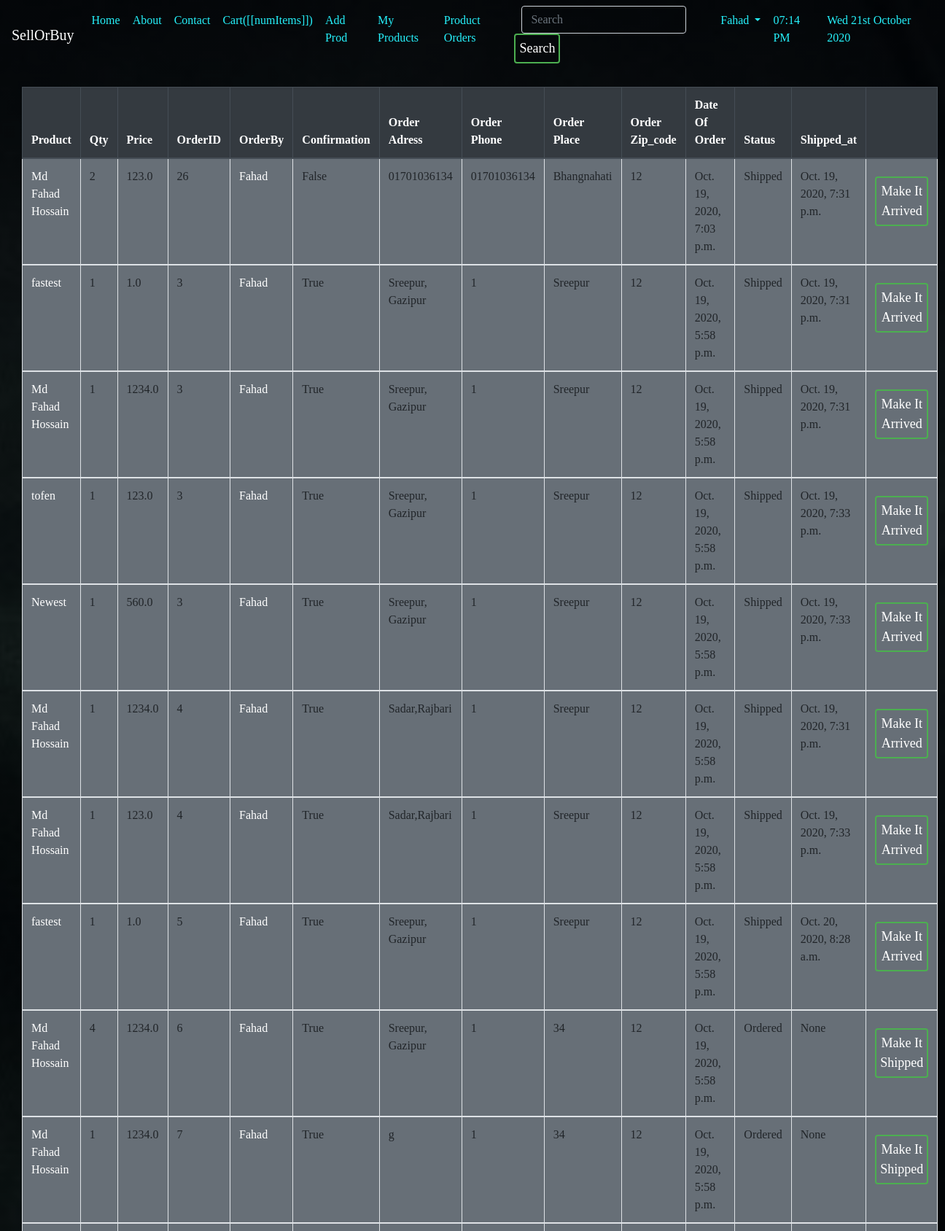
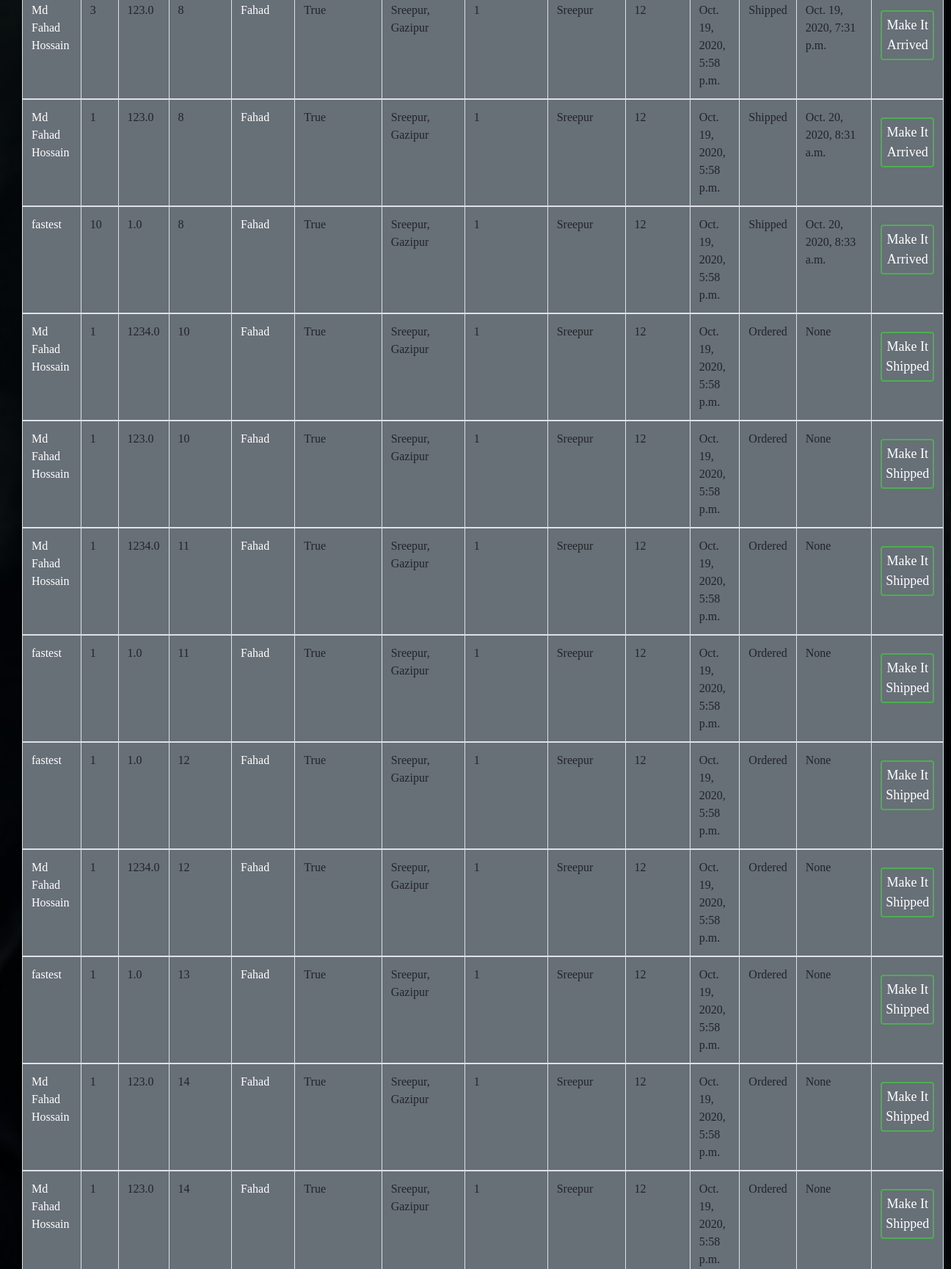
The page /ordered/ (signed in, upper part) on the database its author committed (2 pictures, top to bottom).
### product/models.py (models this page shows, shortened)
class OrderItem(models.Model):
    STATUS = (
        ('Ordered', 'Ordered'),
        ('Shipped', 'Shipped'),
        ('Arrived', 'Arrived'),
    )
    order=models.ForeignKey(Order, related_name='items', on_delete=models.CASCADE)
    owner=models.ForeignKey(User, related_name="ownerset", on_delete=models.DO_NOTHING,default=1)
    product=models.ForeignKey(Product, related_name='items_set', on_delete=models.DO_NOTHING)
    price=models.FloatField()
    quantity=models.IntegerField(default=1)
    shipped_date=models.DateTimeField(blank=True, null=True)
    date_of_order=models.DateTimeField(default=now)
    status=models.CharField(choices=STATUS, max_length=100, default='Ordered')

class Product(models.Model):
    user = models.ForeignKey(User, on_delete=models.CASCADE)
    parent=models.ForeignKey('self', related_name='variants', on_delete=models.CASCADE,blank=True,null =True)
    name= models.CharField(max_length=100)
    category= models.ForeignKey(Category, related_name="category_set", on_delete=models.CASCADE)
    subcategory=models.CharField(max_length=100)
    specifications=models.TextField()
    phone=models.CharField(max_length=17)
    district=models.ForeignKey(District,on_delete=models.CASCADE, related_name="district_set")
    subdistrict=models.CharField(max_length=100)
    price=models.FloatField()
    available_quantity= models.IntegerField()
    image = models.ImageField(default='default.jpg',upload_to='product/images')
    views = models.ManyToManyField(User, related_name='post_view')
    timeStamp = models.DateTimeField(default=now)

class Order(models.Model):
    STATUS = (
        ('Ordered', 'Ordered'),
        ('Shipped', 'Shipped'),
        ('Arrived', 'Arrived'),
    )
    user = models.ForeignKey(User, on_delete=models.CASCADE)
    address=models.CharField(max_length=100)
    zipcode=models.CharField(max_length=100)
    place=models.CharField(max_length=100)
    phone=models.CharField(max_length=17, default='1')
    created_at=models.DateTimeField(auto_now_add=True)
    paid=models.BooleanField(default=False)
    paid_amount=models.FloatField(blank=True, null=True)
    shipped_date=models.DateTimeField(blank=True, null=True)
    status=models.CharField(choices=STATUS, max_length=100, default='Ordered')

### product/views.py (the view)
# urls.py: path('ordered/',product_orders, name='ordered'),
def product_orders(request):
    items=OrderItem.objects.filter(owner=request.user).order_by('-date_of_order')
    context={
        'items':items
    }
    return render(request,'product/product_orders.html',context)

### product/cart.py (called while the page is built)
    def get_total_length(self):
        return sum(int(item['quantity']) for item in self.cart.values())

### product/context_processors.py (called while the page is built)
def cart(request):
    return {'cart':Cart(request)}

### templates/product/product_orders.html
{% extends 'basic.html' %} {% block body %}
<div class="container-fluid text-white">
  <div class="col-md-12">
    <table class="table table-striped table-hover bg-secondary table-bordered" style="background:none;">
      <thead class="thead-dark">
        <th>Product</th>
        <th>Qty</th>
        <th>Price</th>
        <th>OrderID</th>
        <th>OrderBy</th>
        <th>Confirmation</th>
        <th>Order Adress</th>
        <th>Order Phone</th>
        <th>Order Place</th>
        <th>Order Zip_code</th>
        <th>Date Of Order</th>
        <th>Status</th>
        <th>Shipped_at</th>
        <th></th>
      </thead>
      <tbody>
        {% for i in items %}
        <tr>
          <td>
           <a class="text-white" href="/prod/{{i.product.id}}/">{{i.product.name}}</a>
          </td>
          <td>
            {{i.quantity}}
          </td>
          <td>{{i.price}}</td>
          <td>{{i.order.id}}</td>
          <td> <a class="text-white" href="/session/otherprofile/{{i.order.user.username}}/"> {{i.order.user}}</a></td>
          <td>{{i.order.paid}}</td>
          <td>{{i.order.address}}</td>
          <td>{{i.order.phone}}</td>
          <td>{{i.order.place}}</td>
          <td>{{i.order.zipcode}}</td>
          <td>{{i.date_of_order}}</td>
          <td>{{i.status}}</td>
          <td>{{i.shipped_date}}</td>
          {% if i.status == "Ordered" %}
          <td>
            <button type="button" class="btn btn-outline-primary" >
              <a class="text-white" href="/ship/{{i.id}}/">Make It Shipped</a>
            </button>
          </td>
          {% endif %}
          {% if i.status == "Shipped" %}
          <td>
            <button type="button" class="btn btn-outline-primary" >
              <a class="text-white" href="/arrived/{{i.id}}/">Make It Arrived</a>
            </button>
          </td>
          {% endif %}
        </tr>
      </tbody>
      {% endfor %}
    </table>
  </div>
</div>
{% endblock body %}

### templates/basic.html (shortened to what this page needs)
<!DOCTYPE html>
<html lang="en">
  <head>
    <link
      rel="stylesheet"
      href="https://stackpath.bootstrapcdn.com/bootstrap/4.2.1/css/bootstrap.min.css"
    />
    <link
      rel="stylesheet"
      href="https://stackpath.bootstrapcdn.com/font-awesome/4.7.0/css/font-awesome.min.css"
    />
    {% load notifications_tags %} {% load static %}
    <link href="{% static 'css/style.css'  %}" rel="stylesheet" />
    <link rel="stylesheet" href="{% static 'css/app.css' %}">
  </head>
  <body
    style="background:  linear-gradient(rgba(0,0,0,0.6), rgba(0,0,0,0.6)),url('/static/images/black-drops.jpg');
background-size: cover;
      background-attachment: fixed;
      background-position: top;"
  >
    <nav
      class="navbar navbar-expand-xl navbar-light "
      style="background:none; color:white; text-color:white;"
    >
      <a
        class="navbar-brand"
        style=" color:white; text-color:white;"
        href="/"
        >SellOrBuy</a
      >
      <div class="collapse navbar-collapse" id="navbarSupportedContent">
        <ul class="navbar-nav m-auto">
          <li
            class="nav-item {% block blogactive %}
      {% endblock blogactive %} "
          >
            <a class="nav-link" href="/">Home</a>
          </li>
          <li
            class="nav-item  {% block aboutactive %}
      {% endblock aboutactive %}"
          >
            <a class="nav-link" href="/vue/">About</a>
          </li>
          <li
            class="nav-item  "
          >
            <a class="nav-link" href="/contact/">Contact</a>
          </li>
          <li class="nav-item " id="navbarapp">
            <a href="/cart/" class="nav-link"> Cart([[numItems]])</a>
          </li>
           {% if user.is_authenticated %}
          {% if "Seller" in user.userprofile.category %}
          <li class="nav-item ">
            <a class="nav-link" href="/createprod/">Add Prod</a>
          </li>
          <li class="nav-item ">
            <a class="nav-link" href="/myprod/">My Products</a>
          </li>
          <li class="nav-item ">
            <a class="nav-link" href="/ordered/">Product Orders</a>
          </li>
          {% endif %}
          <ul class="navbar-nav ml-auto">
            <form
              method="post"
              action="/search/"
              class="form-inline my-2 my-lg-0"
            >
              <li>
                <input
                  class="form-control mr-sm-2 "
                  style="background:none;color:white;"
                  type="search"
                  placeholder="Search"
                  aria-label="Search"
                  name="q"
                  id="q"
                />
              </li>
              <li>
                <button class="btn btn-outline-dark my-2 my-sm-0" type="submit">
                  Search
                </button>
              </li>
            </form>
            <li class="nav-item dropdown">
              <a
                class="nav-link dropdown-toggle"
                href="#"
                id="navbarDropdown"
                role="button"
                data-toggle="dropdown"
                aria-haspopup="true"
                aria-expanded="false"
              >
                {{request.user}}
              </a>
            </li>
          </ul>
          {% endif %}
          <li class="nav-item">
            <a class="nav-link" href=""
              >{% now "h:i A" as current_time %} {{ current_time|center:"150"}}</a
            >
          </li>
          <li class="nav-item">
            <a class="nav-link" href="">{% now "D jS F Y" %}</a>
          </li>
        </ul>
      </div>
    </nav>
    <br />
    {% block body %} {% endblock %}
  </body>
</html>

### static/css/style.css (style rules this page uses)
body { margin: 0; padding: 0; font-family: sens-serif; height: 100vh; }
.navbar .navbar-nav .nav-item .nav-link:link, .navbar .navbar-nav .nav-item .nav-link:visited { color: #26f1fb; margin-right: 1px; }
* { padding: 0; margin: 0; border-radius: border-box; }
.container-fluid { text-align: left; transform: translate (-50%, -50%); color: white; }
input { width: 100%; border: none; outline: none; background: none; color: white; border: 1px solid green; float: left; margin: 0 10px; font-size: 18px; }
.btn { width: auto; background: none; border: 2px solid #4caf50; color: white; padding: 5px; font-size: 18px; cursor: pointer; margin: 12px 0; }

### rows shown on the page
OrderItem: product.name "Md Fahad Hossain", quantity "2", price "123.0", order.id "26", order.user "Fahad", order.paid "False", order.address "01701036134", order.phone "01701036134", order.place "Bhangnahati", order.zipcode "12", date_of_order "Oct. 19, 2020, 7:03 p.m.", status "Shipped", shipped_date "Oct. 19, 2020, 7:31 p.m."
OrderItem: product.name "fastest", quantity "1", price "1.0", order.id "3", order.user "Fahad", order.paid "True", order.address "Sreepur, Gazipur", order.phone "1", order.place "Sreepur", order.zipcode "12", date_of_order "Oct. 19, 2020, 5:58 p.m.", status "Shipped", shipped_date "Oct. 19, 2020, 7:31 p.m."
OrderItem: product.name "Md Fahad Hossain", quantity "1", price "1234.0", order.id "3", order.user "Fahad", order.paid "True", order.address "Sreepur, Gazipur", order.phone "1", order.place "Sreepur", order.zipcode "12", date_of_order "Oct. 19, 2020, 5:58 p.m.", status "Shipped", shipped_date "Oct. 19, 2020, 7:31 p.m."
OrderItem: product.name "tofen", quantity "1", price "123.0", order.id "3", order.user "Fahad", order.paid "True", order.address "Sreepur, Gazipur", order.phone "1", order.place "Sreepur", order.zipcode "12", date_of_order "Oct. 19, 2020, 5:58 p.m.", status "Shipped", shipped_date "Oct. 19, 2020, 7:33 p.m."
OrderItem: product.name "Newest", quantity "1", price "560.0", order.id "3", order.user "Fahad", order.paid "True", order.address "Sreepur, Gazipur", order.phone "1", order.place "Sreepur", order.zipcode "12", date_of_order "Oct. 19, 2020, 5:58 p.m.", status "Shipped", shipped_date "Oct. 19, 2020, 7:33 p.m."
OrderItem: product.name "Md Fahad Hossain", quantity "1", price "1234.0", order.id "4", order.user "Fahad", order.paid "True", order.address "Sadar,Rajbari", order.phone "1", order.place "Sreepur", order.zipcode "12", date_of_order "Oct. 19, 2020, 5:58 p.m.", status "Shipped", shipped_date "Oct. 19, 2020, 7:31 p.m."
OrderItem: product.name "Md Fahad Hossain", quantity "1", price "123.0", order.id "4", order.user "Fahad", order.paid "True", order.address "Sadar,Rajbari", order.phone "1", order.place "Sreepur", order.zipcode "12", date_of_order "Oct. 19, 2020, 5:58 p.m.", status "Shipped", shipped_date "Oct. 19, 2020, 7:33 p.m."
OrderItem: product.name "fastest", quantity "1", price "1.0", order.id "5", order.user "Fahad", order.paid "True", order.address "Sreepur, Gazipur", order.phone "1", order.place "Sreepur", order.zipcode "12", date_of_order "Oct. 19, 2020, 5:58 p.m.", status "Shipped", shipped_date "Oct. 20, 2020, 8:28 a.m."
OrderItem: product.name "Md Fahad Hossain", quantity "4", price "1234.0", order.id "6", order.user "Fahad", order.paid "True", order.address "Sreepur, Gazipur", order.phone "1", order.place "34", order.zipcode "12", date_of_order "Oct. 19, 2020, 5:58 p.m.", status "Ordered", shipped_date "None"
OrderItem: product.name "Md Fahad Hossain", quantity "1", price "1234.0", order.id "7", order.user "Fahad", order.paid "True", order.address "g", order.phone "1", order.place "34", order.zipcode "12", date_of_order "Oct. 19, 2020, 5:58 p.m.", status "Ordered", shipped_date "None"
OrderItem: product.name "Md Fahad Hossain", quantity "3", price "123.0", order.id "8", order.user "Fahad", order.paid "True", order.address "Sreepur, Gazipur", order.phone "1", order.place "Sreepur", order.zipcode "12", date_of_order "Oct. 19, 2020, 5:58 p.m.", status "Shipped", shipped_date "Oct. 19, 2020, 7:31 p.m."
OrderItem: product.name "Md Fahad Hossain", quantity "1", price "123.0", order.id "8", order.user "Fahad", order.paid "True", order.address "Sreepur, Gazipur", order.phone "1", order.place "Sreepur", order.zipcode "12", date_of_order "Oct. 19, 2020, 5:58 p.m.", status "Shipped", shipped_date "Oct. 20, 2020, 8:31 a.m."
OrderItem: product.name "fastest", quantity "10", price "1.0", order.id "8", order.user "Fahad", order.paid "True", order.address "Sreepur, Gazipur", order.phone "1", order.place "Sreepur", order.zipcode "12", date_of_order "Oct. 19, 2020, 5:58 p.m.", status "Shipped", shipped_date "Oct. 20, 2020, 8:33 a.m."
OrderItem: product.name "Md Fahad Hossain", quantity "1", price "1234.0", order.id "10", order.user "Fahad", order.paid "True", order.address "Sreepur, Gazipur", order.phone "1", order.place "Sreepur", order.zipcode "12", date_of_order "Oct. 19, 2020, 5:58 p.m.", status "Ordered", shipped_date "None"
OrderItem: product.name "Md Fahad Hossain", quantity "1", price "123.0", order.id "10", order.user "Fahad", order.paid "True", order.address "Sreepur, Gazipur", order.phone "1", order.place "Sreepur", order.zipcode "12", date_of_order "Oct. 19, 2020, 5:58 p.m.", status "Ordered", shipped_date "None"
OrderItem: product.name "Md Fahad Hossain", quantity "1", price "1234.0", order.id "11", order.user "Fahad", order.paid "True", order.address "Sreepur, Gazipur", order.phone "1", order.place "Sreepur", order.zipcode "12", date_of_order "Oct. 19, 2020, 5:58 p.m.", status "Ordered", shipped_date "None"
OrderItem: product.name "fastest", quantity "1", price "1.0", order.id "11", order.user "Fahad", order.paid "True", order.address "Sreepur, Gazipur", order.phone "1", order.place "Sreepur", order.zipcode "12", date_of_order "Oct. 19, 2020, 5:58 p.m.", status "Ordered", shipped_date "None"
OrderItem: product.name "fastest", quantity "1", price "1.0", order.id "12", order.user "Fahad", order.paid "True", order.address "Sreepur, Gazipur", order.phone "1", order.place "Sreepur", order.zipcode "12", date_of_order "Oct. 19, 2020, 5:58 p.m.", status "Ordered", shipped_date "None"
OrderItem: product.name "Md Fahad Hossain", quantity "1", price "1234.0", order.id "12", order.user "Fahad", order.paid "True", order.address "Sreepur, Gazipur", order.phone "1", order.place "Sreepur", order.zipcode "12", date_of_order "Oct. 19, 2020, 5:58 p.m.", status "Ordered", shipped_date "None"
OrderItem: product.name "fastest", quantity "1", price "1.0", order.id "13", order.user "Fahad", order.paid "True", order.address "Sreepur, Gazipur", order.phone "1", order.place "Sreepur", order.zipcode "12", date_of_order "Oct. 19, 2020, 5:58 p.m.", status "Ordered", shipped_date "None"
OrderItem: product.name "Md Fahad Hossain", quantity "1", price "123.0", order.id "14", order.user "Fahad", order.paid "True", order.address "Sreepur, Gazipur", order.phone "1", order.place "Sreepur", order.zipcode "12", date_of_order "Oct. 19, 2020, 5:58 p.m.", status "Ordered", shipped_date "None"
OrderItem: product.name "Md Fahad Hossain", quantity "1", price "123.0", order.id "14", order.user "Fahad", order.paid "True", order.address "Sreepur, Gazipur", order.phone "1", order.place "Sreepur", order.zipcode "12", date_of_order "Oct. 19, 2020, 5:58 p.m.", status "Ordered", shipped_date "None"

### other values the page prints
{{ request.user }} "Fahad"
{{ current_time|center:"150" }} "07:14 PM"
